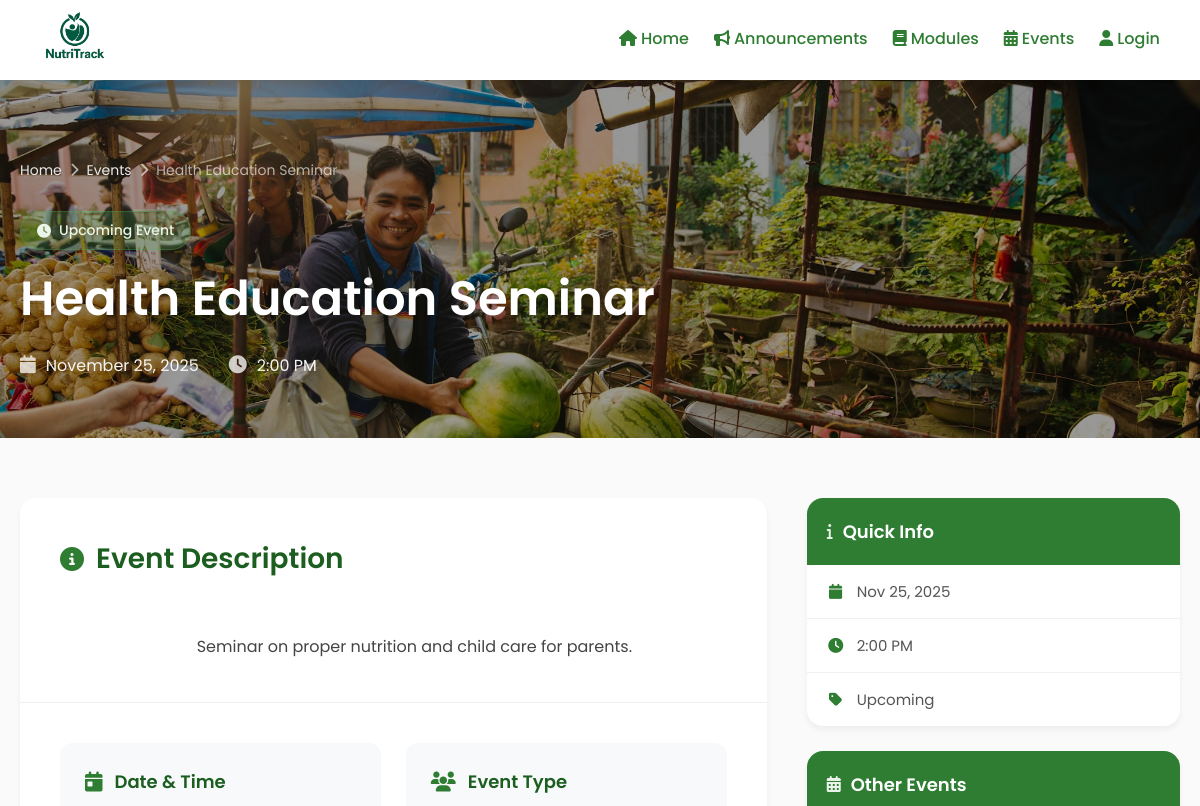
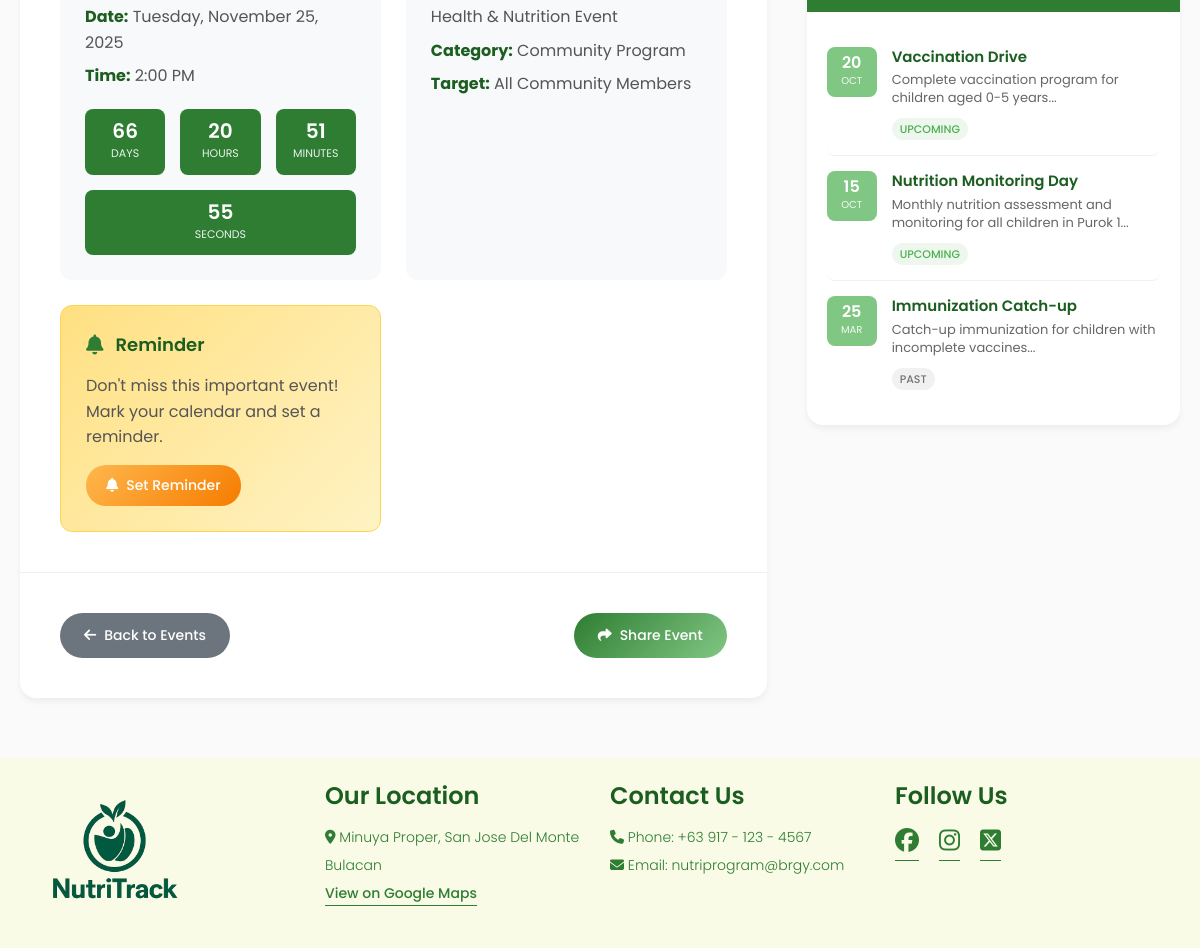
/components/event-detail.php?id=3, run on the app's committed database (2 pictures, top to bottom).
### tables this page shows
CREATE TABLE `tbl_events` (
  `event_id` int(11) NOT NULL,
  `zone_id` int(11) DEFAULT NULL,
  `title` varchar(100) DEFAULT NULL,
  `description` text NOT NULL,
  `event_date` datetime DEFAULT NULL
);

### components/event-detail.php (the view, shortened to what this page needs)
<?php
include_once '../backend/config.php';
$event_id = isset($_GET['id']) ? intval($_GET['id']) : 0;
$query_event = "SELECT * FROM tbl_events WHERE event_id = ?";
$stmt = $conn->prepare($query_event);
$stmt->bind_param("i", $event_id);
$stmt->execute();
$result_event = $stmt->get_result();
$event = $result_event->fetch_assoc();
$event_date = new DateTime($event['event_date']);
$current_date = new DateTime();
$is_upcoming = $event_date > $current_date;
$query_related = "SELECT * FROM tbl_events WHERE event_id != ? ORDER BY event_date DESC LIMIT 3";
$stmt_related = $conn->prepare($query_related);
$stmt_related->bind_param("i", $event_id);
$stmt_related->execute();
$result_related = $stmt_related->get_result();
$related_events = [];
while ($row = $result_related->fetch_assoc()) {
    $related_events[] = $row;
}
?>
<!DOCTYPE html>
<html lang="en">
<head>
    <link rel="stylesheet" href="../styles/navbar.css">
    <link rel="stylesheet" href="../styles/footer.css">
    <link rel="stylesheet" href="../styles/event-detail.css">
    <link rel="stylesheet" href="../styles/general.css">
    <link rel="stylesheet" href="https://cdnjs.cloudflare.com/ajax/libs/font-awesome/6.7.2/css/all.min.css">
</head>
<body>
    <?php include_once './navbar.php'; ?>
    <main>
        <div class="hero-section">
            <div class="hero-content">
                <div class="breadcrumb">
                    <a href="./home.php">Home</a>
                    <span><i class="fa-solid fa-chevron-right"></i></span>
                    <a href="./events.php">Events</a>
                    <span><i class="fa-solid fa-chevron-right"></i></span>
                    <span><?php echo htmlspecialchars($event['title']); ?></span>
                </div>
                <div class="event-header">
                    <div class="event-status <?php echo $is_upcoming ? 'upcoming' : 'past'; ?>">
                        <i class="fa-solid fa-<?php echo $is_upcoming ? 'clock' : 'check'; ?>"></i>
                        <?php echo $is_upcoming ? 'Upcoming Event' : 'Past Event'; ?>
                    </div>
                    <h1><?php echo htmlspecialchars($event['title']); ?></h1>
                    <div class="event-meta">
                        <div class="meta-item">
                            <i class="fa-solid fa-calendar"></i>
                            <span><?php echo $event_date->format('F j, Y'); ?></span>
                        </div>
                        <div class="meta-item">
                            <i class="fa-solid fa-clock"></i>
                            <span><?php echo $event_date->format('g:i A'); ?></span>
                        </div>
                    </div>
                </div>
            </div>
        </div>
        <div class="event-detail-section">
            <div class="event-container">
                <div class="event-content">
                    <div class="main-content">
                        <div class="event-description">
                            <h2>
                                <i class="fa-solid fa-info-circle"></i>
                                Event Description
                            </h2>
                            <div class="description-content">
                                <?php echo nl2br(htmlspecialchars($event['description'])); ?>
                            </div>
                        </div>
                        <div class="event-details-grid">
                            <div class="detail-card">
                                <div class="detail-header">
                                    <i class="fa-solid fa-calendar-day"></i>
                                    <h3>Date & Time</h3>
                                </div>
                                <div class="detail-content">
                                    <p><strong>Date:</strong> <?php echo $event_date->format('l, F j, Y'); ?></p>
                                    <p><strong>Time:</strong> <?php echo $event_date->format('g:i A'); ?></p>
                                    <?php if ($is_upcoming): ?>
                                        <div class="countdown" id="countdown">
                                            <div class="countdown-item">
                                                <span class="countdown-value" id="days">0</span>
                                                <span class="countdown-label">Days</span>
                                            </div>
                                            <div class="countdown-item">
                                                <span class="countdown-value" id="hours">0</span>
                                                <span class="countdown-label">Hours</span>
                                            </div>
                                            <div class="countdown-item">
                                                <span class="countdown-value" id="minutes">0</span>
                                                <span class="countdown-label">Minutes</span>
                                            </div>
                                            <div class="countdown-item">
                                                <span class="countdown-value" id="seconds">0</span>
                                                <span class="countdown-label">Seconds</span>
                                            </div>
                                        </div>
                                    <?php endif; ?>
                                </div>
                            </div>
                            <div class="detail-card">
                                <div class="detail-header">
                                    <i class="fa-solid fa-users"></i>
                                    <h3>Event Type</h3>
                                </div>
                                <div class="detail-content">
                                    <p>Health & Nutrition Event</p>
                                    <p><strong>Category:</strong> Community Program</p>
                                    <p><strong>Target:</strong> All Community Members</p>
                                </div>
                            </div>
                            <?php if ($is_upcoming): ?>
                            <div class="detail-card highlight">
                                <div class="detail-header">
                                    <i class="fa-solid fa-bell"></i>
                                    <h3>Reminder</h3>
                                </div>
                                <div class="detail-content">
                                    <p>Don't miss this important event! Mark your calendar and set a reminder.</p>
                                    <button class="reminder-btn" onclick="setReminder()">
                                        <i class="fa-solid fa-bell"></i>
                                        Set Reminder
                                    </button>
                                </div>
                            </div>
                            <?php endif; ?>
                        </div>
                        <div class="event-actions">
                            <a href="./events.php" class="back-btn">
                                <i class="fa-solid fa-arrow-left"></i>
                                Back to Events
                            </a>
                            <?php if ($is_upcoming): ?>
                            <button class="share-btn" onclick="shareEvent()">
                                <i class="fa-solid fa-share"></i>
                                Share Event
                            </button>
                            <?php endif; ?>
                        </div>
                    </div>
                    <div class="sidebar">
                        <div class="event-summary-card">
                            <h3>
                                <i class="fa-solid fa-info"></i>
                                Quick Info
                            </h3>
                            <div class="summary-item">
                                <i class="fa-solid fa-calendar"></i>
                                <span><?php echo $event_date->format('M j, Y'); ?></span>
                            </div>
                            <div class="summary-item">
                                <i class="fa-solid fa-clock"></i>
                                <span><?php echo $event_date->format('g:i A'); ?></span>
                            </div>
                            <div class="summary-item">
                                <i class="fa-solid fa-tag"></i>
                                <span><?php echo $is_upcoming ? 'Upcoming' : 'Completed'; ?></span>
                            </div>
                        </div>
                        <?php if (count($related_events) > 0): ?>
                        <div class="related-events-card">
                            <h3>
                                <i class="fa-solid fa-calendar-alt"></i>
                                Other Events
                            </h3>
                            <div class="related-events-list">
                                <?php foreach ($related_events as $related_event):
                                    $related_date = new DateTime($related_event['event_date']);
                                    $related_is_upcoming = $related_date > $current_date;
                                ?>
                                <a href="./event-detail.php?id=<?php echo $related_event['event_id']; ?>" class="related-event-item">
                                    <div class="related-event-date">
                                        <span class="date-day"><?php echo $related_date->format('d'); ?></span>
                                        <span class="date-month"><?php echo $related_date->format('M'); ?></span>
                                    </div>
                                    <div class="related-event-info">
                                        <h4><?php echo htmlspecialchars($related_event['title']); ?></h4>
                                        <p><?php echo htmlspecialchars(substr($related_event['description'], 0, 80)) . '...'; ?></p>
                                        <span class="related-event-status <?php echo $related_is_upcoming ? 'upcoming' : 'past'; ?>">
                                            <?php echo $related_is_upcoming ? 'Upcoming' : 'Past'; ?>
                                        </span>
                                    </div>
                                </a>
                                <?php endforeach; ?>
                            </div>
                        </div>
                        <?php endif; ?>
                    </div>
                </div>
            </div>
        </div>
    </main>
    <?php include_once './footer.php'; ?>
</body>
</html>

### styles/navbar.css (style rules this page uses)
:root { --primary-color: #2E7D32; --secondary-color: #81C784; --button-color: #FFB74D; --button-hover-color: #F57C00; --text-title-color: #1B5E20; --background-color: #F9FBE7; }

### styles/footer.css (style rules this page uses)
:root { --primary-color: #2E7D32; --secondary-color: #81C784; --button-color: #FFB74D; --button-hover-color: #F57C00; --text-title-color: #1B5E20; --bg-color: #F9FBE7; }

### styles/general.css (style rules this page uses)
* { margin: 0; padding: 0; box-sizing: border-box; font-family: 'Poppins', sans-serif; }
body { margin: 0; padding: 0; margin-top: 80px; }
a { text-decoration: none; color: inherit; }

### data on the page
tbl_events: title "Health Education Seminar", event_date "November 25, 2025", event_date "2:00 PM", description "Seminar on proper nutrition and child care for parents.", event_date "Tuesday, November 25, 2025", event_date "Nov 25, 2025"
tbl_events: event_date "20", event_date "OCT", title "Vaccination Drive", description "Complete vaccination program for children aged 0-5 years", shows "UPCOMING"
tbl_events: event_date "15", event_date "OCT", title "Nutrition Monitoring Day", description "Monthly nutrition assessment and monitoring for all children in Purok 1", shows "UPCOMING"
tbl_events: event_date "25", event_date "MAR", title "Immunization Catch-up", description "Catch-up immunization for children with incomplete vaccines", shows "PAST"
